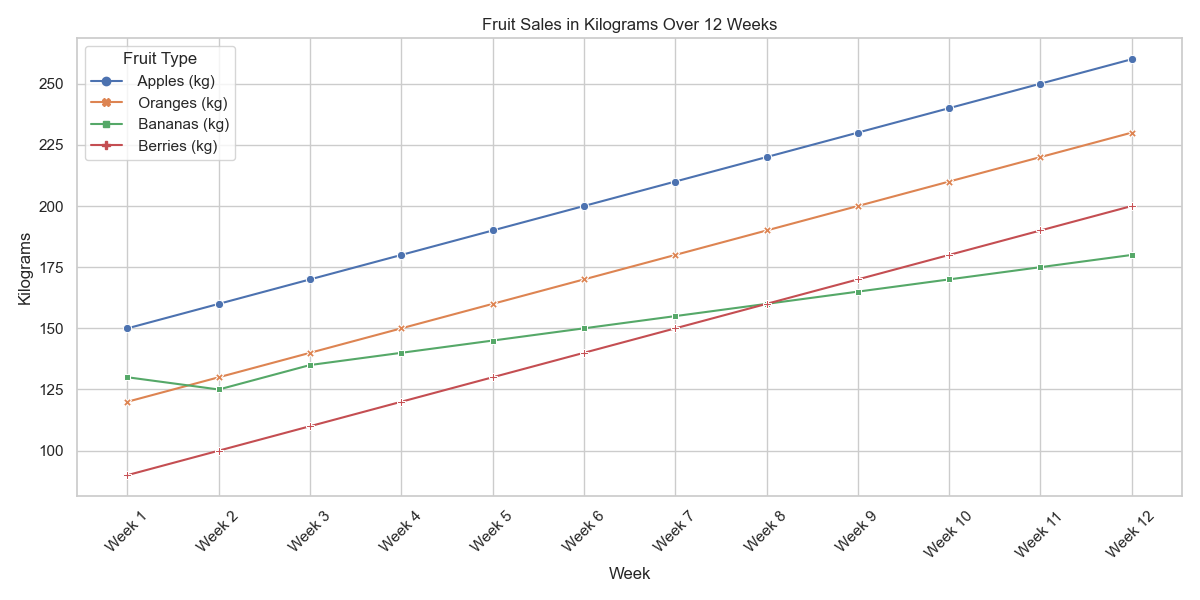

This chart was generated by the following Python code:

import pandas as pd
import seaborn as sns
import matplotlib.pyplot as plt

# Your data converted into a pandas DataFrame
data = [
    {'Week': 'Week 1', ' Apples (kg)': 150, ' Oranges (kg)': 120, ' Bananas (kg)': 130, ' Berries (kg)': 90},
    {'Week': 'Week 2', ' Apples (kg)': 160, ' Oranges (kg)': 130, ' Bananas (kg)': 125, ' Berries (kg)': 100},
    {'Week': 'Week 3', ' Apples (kg)': 170, ' Oranges (kg)': 140, ' Bananas (kg)': 135, ' Berries (kg)': 110},
    {'Week': 'Week 4', ' Apples (kg)': 180, ' Oranges (kg)': 150, ' Bananas (kg)': 140, ' Berries (kg)': 120},
    {'Week': 'Week 5', ' Apples (kg)': 190, ' Oranges (kg)': 160, ' Bananas (kg)': 145, ' Berries (kg)': 130},
    {'Week': 'Week 6', ' Apples (kg)': 200, ' Oranges (kg)': 170, ' Bananas (kg)': 150, ' Berries (kg)': 140},
    {'Week': 'Week 7', ' Apples (kg)': 210, ' Oranges (kg)': 180, ' Bananas (kg)': 155, ' Berries (kg)': 150},
    {'Week': 'Week 8', ' Apples (kg)': 220, ' Oranges (kg)': 190, ' Bananas (kg)': 160, ' Berries (kg)': 160},
    {'Week': 'Week 9', ' Apples (kg)': 230, ' Oranges (kg)': 200, ' Bananas (kg)': 165, ' Berries (kg)': 170},
    {'Week': 'Week 10', ' Apples (kg)': 240, ' Oranges (kg)': 210, ' Bananas (kg)': 170, ' Berries (kg)': 180},
    {'Week': 'Week 11', ' Apples (kg)': 250, ' Oranges (kg)': 220, ' Bananas (kg)': 175, ' Berries (kg)': 190},
    {'Week': 'Week 12', ' Apples (kg)': 260, ' Oranges (kg)': 230, ' Bananas (kg)': 180, ' Berries (kg)': 200}
]
df = pd.DataFrame(data)

# Melting the dataframe to make it suitable for seaborn
df_melted = df.melt(id_vars='Week', var_name='Fruit', value_name='Kilograms')

# Creating the lineplot
sns.set_theme(style="whitegrid")
plt.figure(figsize=(12, 6))
lineplot = sns.lineplot(data=df_melted, x='Week', y='Kilograms', hue='Fruit', style='Fruit', markers=True, dashes=False)

# Customizing the plot
lineplot.set_title('Fruit Sales in Kilograms Over 12 Weeks')
lineplot.set_xlabel('Week')
lineplot.set_ylabel('Kilograms')
lineplot.legend(title='Fruit Type')
plt.xticks(rotation=45)
plt.tight_layout()

# Show the plot
plt.show()
